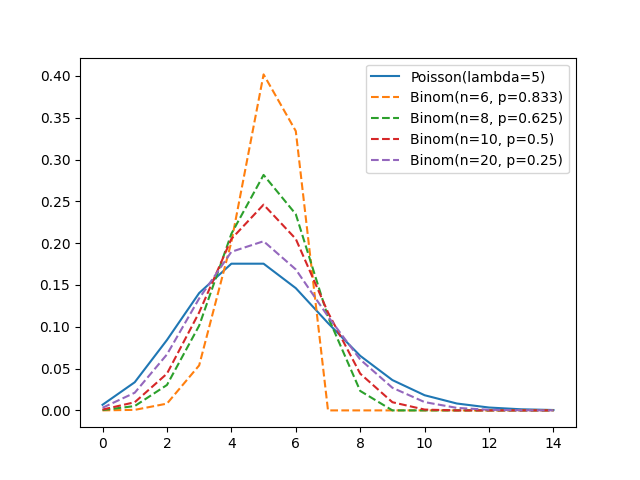

Source code (Python):
import matplotlib.pyplot as plt
import numpy as np
from scipy.stats import poisson, binom


POISSON_RATE = 5
n_values = [6, 8, 10, 20]
x = np.arange(0, 15)

y = poisson.pmf(x, POISSON_RATE)
plt.plot(x, y, label=f'Poisson(lambda={POISSON_RATE})')

for n in n_values:
    p = round(POISSON_RATE / n, 3) # p*n = POISSON_RATE stays constant while n increases
    y = binom.pmf(x, n, p)
    plt.plot(x, y, linestyle='dashed', label=f'Binom(n={n}, p={p})')

plt.legend()
plt.show()
